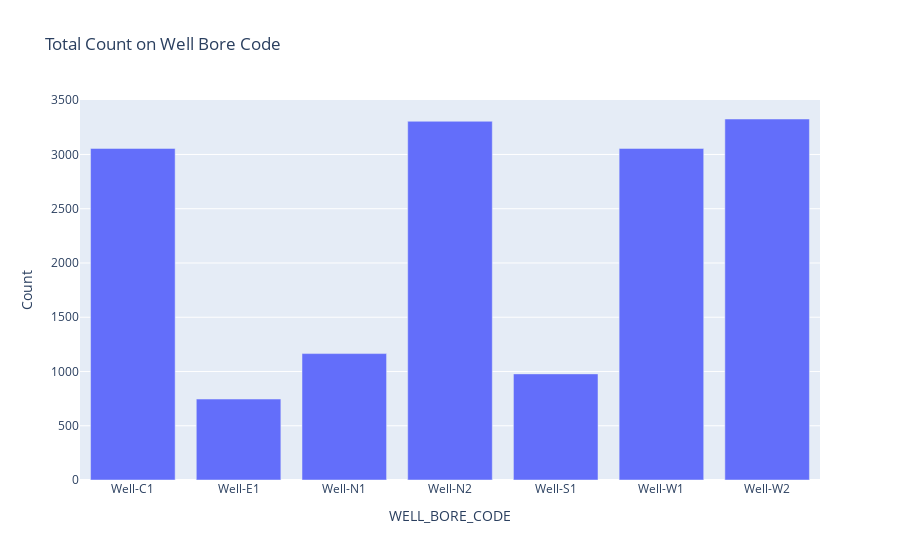

Notebook source saved alongside this figure:
### Code cell
chart = cg.Chart(df, api_key=openai_api_key)
chart.plot("please make a plot of total count on well bore code!")

### Figure 1 — Plotly figure (JSON) as saved in the notebook; plotly's stock layout.template omitted (floating-point values rounded to 4 significant figures)
{"data": [{"alignmentgroup": "True", "hovertemplate": "WELL_BORE_CODE=%{x}<br>Count=%{y}<extra></extra>", "legendgroup": "", "marker": {"color": "#636efa", "pattern": {"shape": ""}}, "name": "", "offsetgroup": "", "orientation": "v", "showlegend": false, "textposition": "auto", "type": "bar", "x": ["Well-C1", "Well-E1", "Well-N1", "Well-N2", "Well-S1", "Well-W1", "Well-W2"], "xaxis": "x", "y": [3056, 746, 1165, 3306, 978, 3056, 3327], "yaxis": "y"}], "layout": {"barmode": "relative", "legend": {"tracegroupgap": 0}, "title": {"text": "Total Count on Well Bore Code"}, "xaxis": {"anchor": "y", "domain": [0, 1], "title": {"text": "WELL_BORE_CODE"}}, "yaxis": {"anchor": "x", "domain": [0, 1], "title": {"text": "Count"}}}}
